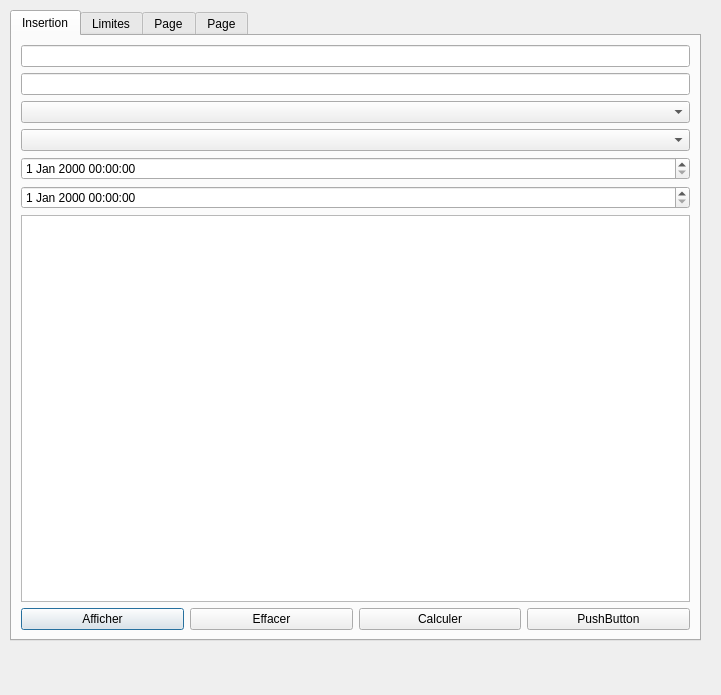
<?xml version="1.0" encoding="UTF-8"?>
<ui version="4.0">
 <class>Dialog</class>
 <widget class="QDialog" name="Dialog">
  <property name="geometry">
   <rect>
    <x>0</x>
    <y>0</y>
    <width>721</width>
    <height>695</height>
   </rect>
  </property>
  <property name="windowTitle">
   <string>Dialog</string>
  </property>
  <widget class="QTabWidget" name="Tab">
   <property name="geometry">
    <rect>
     <x>10</x>
     <y>10</y>
     <width>691</width>
     <height>631</height>
    </rect>
   </property>
   <property name="currentIndex">
    <number>0</number>
   </property>
   <widget class="QWidget" name="Insertion">
    <attribute name="title">
     <string>Insertion</string>
    </attribute>
    <layout class="QVBoxLayout" name="verticalLayout_3">
     <item>
      <layout class="QVBoxLayout" name="verticalLayout">
       <item>
        <widget class="QLineEdit" name="lineEdit_pilote"/>
       </item>
       <item>
        <widget class="QLineEdit" name="lineEdit_avion"/>
       </item>
       <item>
        <widget class="QComboBox" name="comboBox_pilote"/>
       </item>
       <item>
        <widget class="QComboBox" name="comboBox_pilote2"/>
       </item>
       <item>
        <widget class="QDateTimeEdit" name="dateTimeEdit"/>
       </item>
       <item>
        <widget class="QDateTimeEdit" name="dateTimeEdit_2"/>
       </item>
      </layout>
     </item>
     <item>
      <widget class="QTableView" name="tableView"/>
     </item>
     <item>
      <layout class="QHBoxLayout" name="horizontalLayout">
       <item>
        <widget class="QPushButton" name="afficher">
         <property name="text">
          <string>Afficher</string>
         </property>
        </widget>
       </item>
       <item>
        <widget class="QPushButton" name="Effacer">
         <property name="text">
          <string>Effacer</string>
         </property>
        </widget>
       </item>
       <item>
        <widget class="QPushButton" name="calculer">
         <property name="text">
          <string>Calculer</string>
         </property>
        </widget>
       </item>
       <item>
        <widget class="QPushButton" name="pushButton_4">
         <property name="text">
          <string>PushButton</string>
         </property>
        </widget>
       </item>
      </layout>
     </item>
    </layout>
   </widget>
   <widget class="QWidget" name="Limites">
    <attribute name="title">
     <string>Limites</string>
    </attribute>
    <layout class="QVBoxLayout" name="verticalLayout_4">
     <item>
      <layout class="QVBoxLayout" name="verticalLayout_2">
       <item>
        <widget class="QLineEdit" name="lineEdit_2"/>
       </item>
       <item>
        <widget class="QLineEdit" name="lineEdit"/>
       </item>
      </layout>
     </item>
     <item>
      <widget class="QGroupBox" name="groupBox">
       <property name="title">
        <string>GroupBox</string>
       </property>
       <widget class="QLineEdit" name="lineEdit_3">
        <property name="geometry">
         <rect>
          <x>20</x>
          <y>30</y>
          <width>113</width>
          <height>29</height>
         </rect>
        </property>
       </widget>
       <widget class="QLineEdit" name="lineEdit_4">
        <property name="geometry">
         <rect>
          <x>160</x>
          <y>30</y>
          <width>113</width>
          <height>29</height>
         </rect>
        </property>
       </widget>
      </widget>
     </item>
    </layout>
   </widget>
   <widget class="QWidget" name="tab_5">
    <attribute name="title">
     <string>Page</string>
    </attribute>
   </widget>
   <widget class="QWidget" name="tab_6">
    <attribute name="title">
     <string>Page</string>
    </attribute>
   </widget>
  </widget>
 </widget>
 <resources/>
 <connections/>
</ui>
